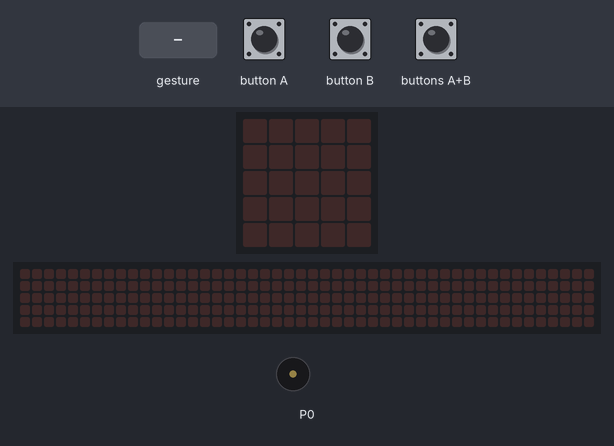
Recording of a program running on a simulated BBC micro:bit (MakeCode). Parts: the board's 5×5 LED display, a strip that is not on the board, showing the scrolling text unrolled, buzzer (waves = sounding). Inputs (shaded band) come from the test bench. A tilt is held for 1.5 s and a shake lasts 1 s, then the board lies face up again; the 48×5 strip is a reading aid, not a part: it shows the text the display is scrolling, unrolled, one strip-width of it at a time.

Above: at 1.2 s.
1.3 s: buttons A+B pressed for 0.15 s
At 1.9 s:
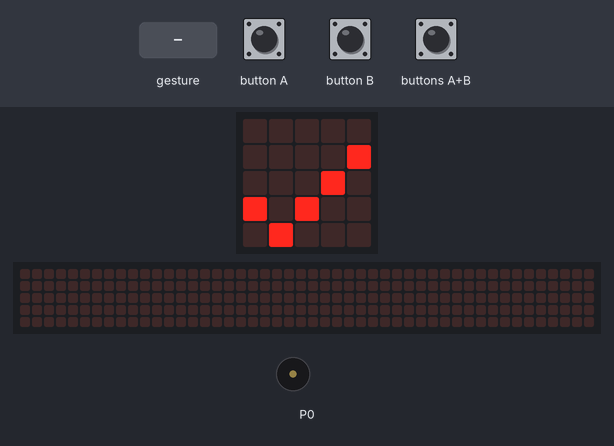
4.4 s: sound turns loud
7.4 s: button A pressed for 0.15 s
At 8.6 s:
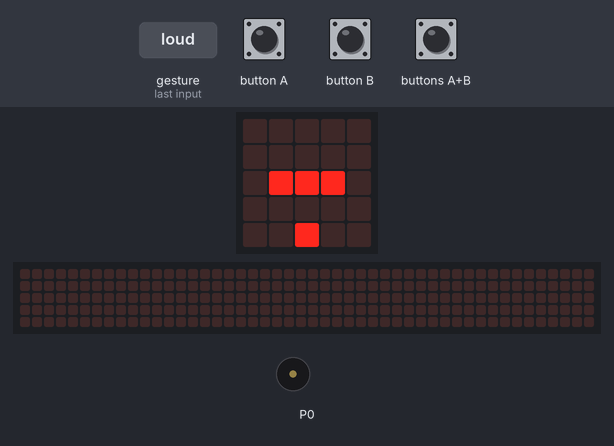
9.7 s: buttons A+B pressed for 1 s
At 11.7 s:
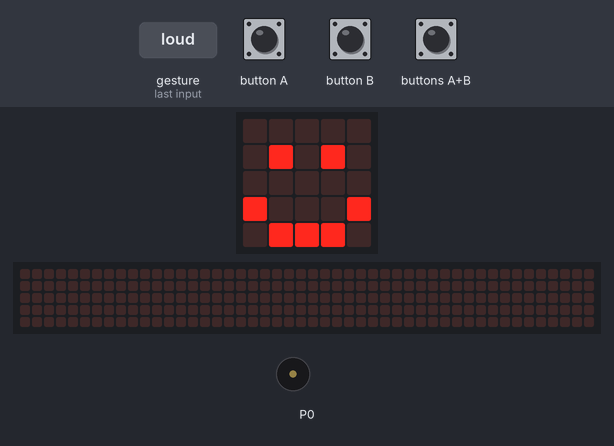
13.7 s: button B pressed for 0.15 s
At 16.15 s:
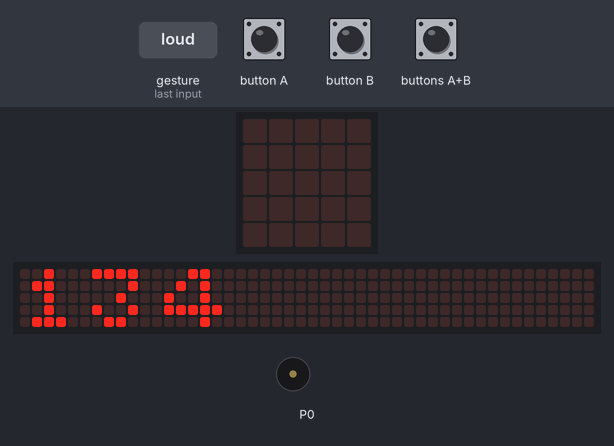
16.7 s: gesture 'tilt left'
At 18.5 s:
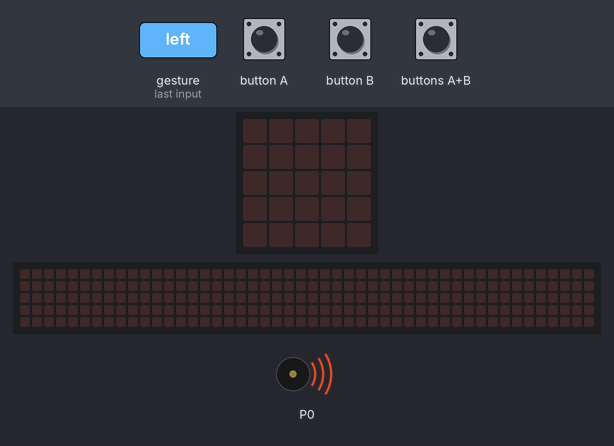
Timing chart, 0 to 22.3 s (numbered marks = the images above; inputs shaded):
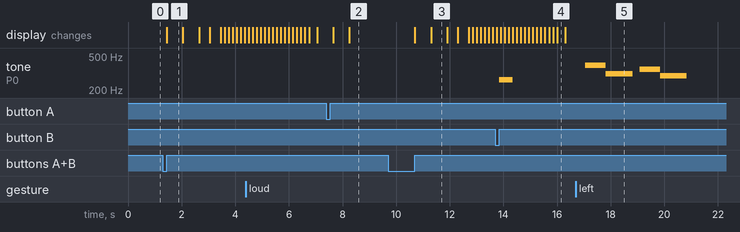

The program:

main.ts
```typescript
input.onGesture(Gesture.TiltLeft, function () {
    music._playDefaultBackground(music.builtInPlayableMelody(Melodies.Dadadadum), music.PlaybackMode.UntilDone)
})
input.onButtonPressed(Button.A, function () {
    basic.showLeds(`
        . . . . .
        . . . . .
        . # # # .
        . . . . .
        . . # . .
        `)
})
input.onButtonPressed(Button.AB, function () {
    basic.showIcon(IconNames.Yes)
    basic.showIcon(IconNames.Happy)
    basic.showLeds(`
        . # # # .
        . # # # .
        . . # . .
        . # . # .
        . . # . .
        `)
    basic.showLeds(`
        # # . . .
        . # . . .
        # # # # #
        . # . # .
        . . . . .
        `)
    basic.showNumber(134)
})
input.onButtonPressed(Button.B, function () {
    music.play(music.tonePlayable(262, music.beat(BeatFraction.Whole)), music.PlaybackMode.UntilDone)
})
input.onSound(DetectedSound.Loud, function () {
    basic.showIcon(IconNames.Yes)
    basic.showIcon(IconNames.Happy)
})
input.onGesture(Gesture.TiltRight, function () {
    music.play(music.createSoundExpression(WaveShape.Sine, 5000, 0, 255, 0, 500, SoundExpressionEffect.None, InterpolationCurve.Linear), music.PlaybackMode.UntilDone)
})
```

test.ts
```typescript
// 在此处测试；当此软件包作为插件使用时，将不会编译此软件包。
```

Measured:
- after the input at 1.3 s, the display: changes after 0.15 s (image 1)
- after the input at 7.4 s, the display: first differs from a run without the input after 0.85 s (image 2)
- after the input at 9.7 s, the display: first changes after 1.0 s (image 3 shows a later state)
- after the input at 13.7 s, tone on P0: silent → 262 Hz after 0.15 s, → silent 0.50 s later
- after the input at 16.7 s, tone on P0: plays 392 Hz for 0.77 s, 311 Hz for 1.0 s, 349 Hz for 0.77 s, 294 Hz for 1.0 s, starting after 0.36 s
- what the display in image 1 shows lasts 0.6 s, from 1.5 s to 2.1 s
